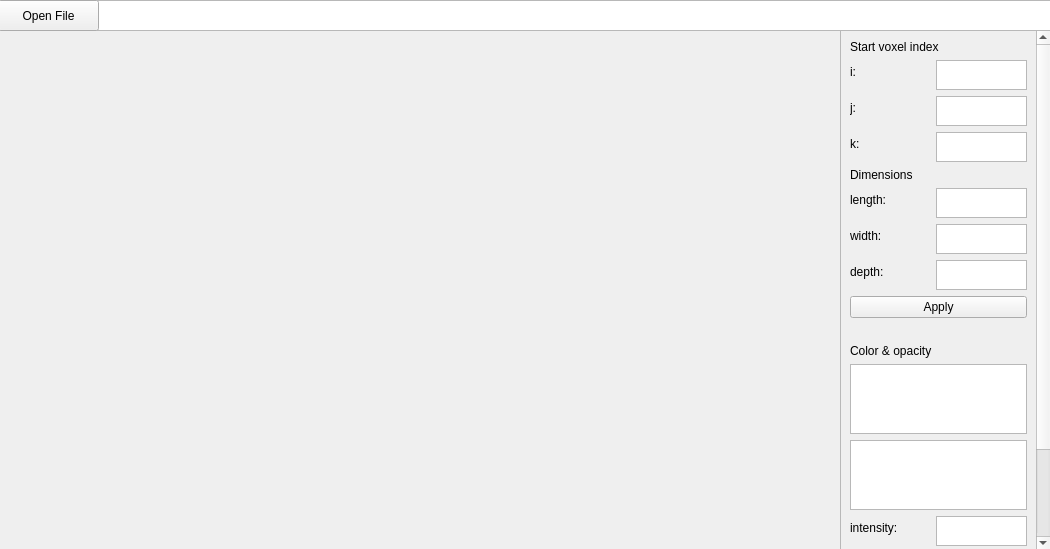
<?xml version="1.0" encoding="UTF-8"?>
<ui version="4.0">
 <class>gui</class>
 <widget class="QMainWindow" name="gui">
  <property name="geometry">
   <rect>
    <x>0</x>
    <y>0</y>
    <width>1050</width>
    <height>549</height>
   </rect>
  </property>
  <property name="windowTitle">
   <string>gui</string>
  </property>
  <property name="windowIcon">
   <iconset>
    <normaloff>:/Icons/help.png</normaloff>:/Icons/help.png</iconset>
  </property>
  <property name="iconSize">
   <size>
    <width>22</width>
    <height>22</height>
   </size>
  </property>
  <widget class="QWidget" name="centralwidget">
   <property name="sizePolicy">
    <sizepolicy hsizetype="Maximum" vsizetype="Maximum">
     <horstretch>0</horstretch>
     <verstretch>0</verstretch>
    </sizepolicy>
   </property>
   <widget class="QVTKOpenGLNativeWidget" name="qvtkWidget" native="true">
    <property name="geometry">
     <rect>
      <x>60</x>
      <y>30</y>
      <width>741</width>
      <height>511</height>
     </rect>
    </property>
   </widget>
   <widget class="QScrollArea" name="scrollArea">
    <property name="geometry">
     <rect>
      <x>840</x>
      <y>30</y>
      <width>211</width>
      <height>521</height>
     </rect>
    </property>
    <property name="maximumSize">
     <size>
      <width>211</width>
      <height>16777215</height>
     </size>
    </property>
    <property name="widgetResizable">
     <bool>true</bool>
    </property>
    <widget class="QWidget" name="scrollAreaWidgetContents">
     <property name="geometry">
      <rect>
       <x>0</x>
       <y>-279</y>
       <width>195</width>
       <height>798</height>
      </rect>
     </property>
     <layout class="QFormLayout" name="formLayout">
      <item row="0" column="0" colspan="2">
       <widget class="QLabel" name="label">
        <property name="text">
         <string>Start voxel index</string>
        </property>
       </widget>
      </item>
      <item row="14" column="0" colspan="2">
       <widget class="QLabel" name="label_2">
        <property name="text">
         <string>Dimensions</string>
        </property>
       </widget>
      </item>
      <item row="26" column="0" colspan="2">
       <widget class="QPushButton" name="pushButton">
        <property name="text">
         <string>Apply</string>
        </property>
       </widget>
      </item>
      <item row="32" column="0">
       <widget class="QLabel" name="label_10">
        <property name="text">
         <string/>
        </property>
       </widget>
      </item>
      <item row="37" column="0">
       <widget class="QLabel" name="label_11">
        <property name="text">
         <string>intensity:</string>
        </property>
       </widget>
      </item>
      <item row="38" column="0">
       <widget class="QLabel" name="label_12">
        <property name="text">
         <string>color:</string>
        </property>
       </widget>
      </item>
      <item row="40" column="0" colspan="2">
       <widget class="QPlainTextEdit" name="plainTextEdit_3">
        <property name="sizePolicy">
         <sizepolicy hsizetype="Expanding" vsizetype="Ignored">
          <horstretch>0</horstretch>
          <verstretch>0</verstretch>
         </sizepolicy>
        </property>
       </widget>
      </item>
      <item row="34" column="0" colspan="2">
       <widget class="QLabel" name="label_9">
        <property name="text">
         <string>Color &amp; opacity</string>
        </property>
       </widget>
      </item>
      <item row="39" column="0">
       <widget class="QLabel" name="label_13">
        <property name="text">
         <string>opacity:</string>
        </property>
       </widget>
      </item>
      <item row="42" column="0">
       <widget class="QPushButton" name="addButton">
        <property name="text">
         <string>ADD</string>
        </property>
       </widget>
      </item>
      <item row="42" column="1">
       <widget class="QPushButton" name="deleteButton">
        <property name="text">
         <string>DELETE</string>
        </property>
       </widget>
      </item>
      <item row="25" column="0">
       <widget class="QLabel" name="label_7">
        <property name="text">
         <string>depth:</string>
        </property>
       </widget>
      </item>
      <item row="21" column="0">
       <widget class="QLabel" name="label_6">
        <property name="text">
         <string>width:</string>
        </property>
       </widget>
      </item>
      <item row="18" column="0">
       <widget class="QLabel" name="label_8">
        <property name="text">
         <string>length:</string>
        </property>
       </widget>
      </item>
      <item row="3" column="0">
       <widget class="QLabel" name="label_3">
        <property name="text">
         <string>i:</string>
        </property>
       </widget>
      </item>
      <item row="7" column="0">
       <widget class="QLabel" name="label_4">
        <property name="text">
         <string>j:</string>
        </property>
       </widget>
      </item>
      <item row="11" column="0">
       <widget class="QLabel" name="label_5">
        <property name="text">
         <string>k:</string>
        </property>
       </widget>
      </item>
      <item row="35" column="0" colspan="2">
       <widget class="QPlainTextEdit" name="funcValues"/>
      </item>
      <item row="36" column="0" colspan="2">
       <widget class="QPlainTextEdit" name="colorsList"/>
      </item>
      <item row="39" column="1">
       <widget class="QTextEdit" name="opText">
        <property name="maximumSize">
         <size>
          <width>16777215</width>
          <height>30</height>
         </size>
        </property>
       </widget>
      </item>
      <item row="38" column="1">
       <widget class="QTextEdit" name="colorText">
        <property name="maximumSize">
         <size>
          <width>16777215</width>
          <height>30</height>
         </size>
        </property>
       </widget>
      </item>
      <item row="37" column="1">
       <widget class="QTextEdit" name="intText">
        <property name="maximumSize">
         <size>
          <width>16777215</width>
          <height>30</height>
         </size>
        </property>
       </widget>
      </item>
      <item row="25" column="1">
       <widget class="QTextEdit" name="depthText">
        <property name="maximumSize">
         <size>
          <width>16777215</width>
          <height>30</height>
         </size>
        </property>
       </widget>
      </item>
      <item row="21" column="1">
       <widget class="QTextEdit" name="widthText">
        <property name="maximumSize">
         <size>
          <width>16777215</width>
          <height>30</height>
         </size>
        </property>
       </widget>
      </item>
      <item row="18" column="1">
       <widget class="QTextEdit" name="lengthText">
        <property name="maximumSize">
         <size>
          <width>16777215</width>
          <height>30</height>
         </size>
        </property>
       </widget>
      </item>
      <item row="11" column="1">
       <widget class="QTextEdit" name="kText">
        <property name="maximumSize">
         <size>
          <width>16777215</width>
          <height>30</height>
         </size>
        </property>
       </widget>
      </item>
      <item row="7" column="1">
       <widget class="QTextEdit" name="jText">
        <property name="maximumSize">
         <size>
          <width>16777215</width>
          <height>30</height>
         </size>
        </property>
       </widget>
      </item>
      <item row="3" column="1">
       <widget class="QTextEdit" name="iText">
        <property name="sizePolicy">
         <sizepolicy hsizetype="Expanding" vsizetype="Expanding">
          <horstretch>0</horstretch>
          <verstretch>0</verstretch>
         </sizepolicy>
        </property>
        <property name="maximumSize">
         <size>
          <width>16777215</width>
          <height>30</height>
         </size>
        </property>
       </widget>
      </item>
     </layout>
    </widget>
   </widget>
   <widget class="QListView" name="listView">
    <property name="geometry">
     <rect>
      <x>0</x>
      <y>0</y>
      <width>1051</width>
      <height>31</height>
     </rect>
    </property>
   </widget>
   <widget class="QPushButton" name="openButton">
    <property name="geometry">
     <rect>
      <x>-2</x>
      <y>0</y>
      <width>101</width>
      <height>31</height>
     </rect>
    </property>
    <property name="text">
     <string>Open File</string>
    </property>
   </widget>
   <widget class="QTextEdit" name="widthText_4">
    <property name="geometry">
     <rect>
      <x>1059</x>
      <y>503</y>
      <width>108</width>
      <height>30</height>
     </rect>
    </property>
    <property name="maximumSize">
     <size>
      <width>16777215</width>
      <height>30</height>
     </size>
    </property>
   </widget>
  </widget>
  <action name="actionOpenFile">
   <property name="enabled">
    <bool>true</bool>
   </property>
   <property name="icon">
    <iconset>
     <normaloff>:/Icons/fileopen.png</normaloff>:/Icons/fileopen.png</iconset>
   </property>
   <property name="text">
    <string>Open File...</string>
   </property>
  </action>
  <action name="actionExit">
   <property name="icon">
    <iconset>
     <normaloff>.</normaloff>.</iconset>
   </property>
   <property name="text">
    <string>Exit</string>
   </property>
  </action>
  <action name="actionPrint">
   <property name="icon">
    <iconset>
     <normaloff>:/Icons/print.png</normaloff>:/Icons/print.png</iconset>
   </property>
   <property name="text">
    <string>Print</string>
   </property>
  </action>
  <action name="actionHelp">
   <property name="icon">
    <iconset>
     <normaloff>:/Icons/help.png</normaloff>:/Icons/help.png</iconset>
   </property>
   <property name="text">
    <string>Help</string>
   </property>
  </action>
  <action name="actionSave">
   <property name="icon">
    <iconset>
     <normaloff>:/Icons/filesave.png</normaloff>:/Icons/filesave.png</iconset>
   </property>
   <property name="text">
    <string>Save</string>
   </property>
  </action>
 </widget>
 <customwidgets>
  <customwidget>
   <class>QVTKOpenGLNativeWidget</class>
   <extends>QWidget</extends>
   <header>QVTKOpenGLNativeWidget.h</header>
  </customwidget>
 </customwidgets>
 <resources/>
 <connections/>
</ui>
